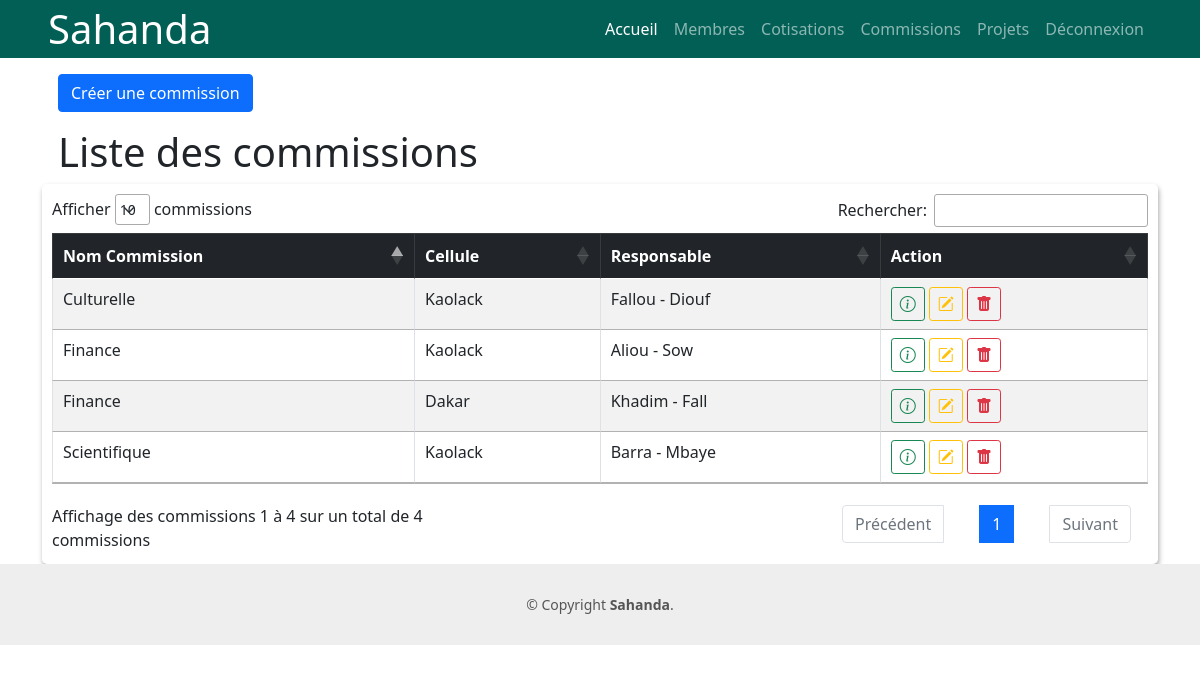
The page /commissions/ (signed in) on the database its author committed.
### sahanda_app/models.py (models this page shows, shortened)
class Commission(models.Model):
    nom = models.CharField(max_length=100)
    cellule = models.ForeignKey(Cellule, on_delete=models.SET_NULL, null=True, blank=True, related_name='commissions_cellule')
    responsable = models.ForeignKey('Membre', on_delete=models.SET_NULL, null=True, blank=True, related_name='commissions_responsable')
    description = models.TextField(blank=True)

class Cellule(models.Model):
    nom = models.CharField(max_length=255)
    def __str__(self):
        return self.nom

class Membre(models.Model):
    nom = models.CharField(max_length=100)
    prenom = models.CharField(max_length=100)
    cellule = models.ForeignKey(Cellule, on_delete=models.CASCADE)
    telephone = models.CharField(max_length=20, null=True, blank=True)
    commission = models.ForeignKey(Commission, on_delete=models.SET_NULL, null=True, blank=True)
    def __str__(self):
        return f"{self.prenom} - {self.nom}"

### sahanda_app/views.py (the view)
# urls.py: path('commissions/', CommissionListView.as_view(), name='commissions'),
class CommissionListView(LoginRequiredMixin, ListView):
    model = Commission
    context_object_name = 'commissions'
    template_name = 'commissions/commission_list.html'

### templates/commissions/commission_list.html
{% extends 'base.html' %}
{% load static %}
{% block content %}
  <a href="{% url 'commission_create' %}" class="btn btn-primary m-3">Créer une commission</a>
  <h1 class="mx-3">Liste des commissions</h1>
        <div class="data_table">
          <table id="commission_table" class="table table-striped table-bordered">
            <thead class="table-dark">
              <tr>
                <th>Nom Commission</th>
                <th>Cellule</th>
                <th>Responsable</th>
                <th>Action</th>
              </tr>
            </thead>
            <tbody>
              {% for commission in commissions %}
                <tr>
                  <td>{{ commission.nom }}</td>
                  <td>{{ commission.cellule }}</td>
                  <td> {% if commission.responsable %} {{ commission.responsable }} {% endif %}</td>
                  <td>
                    <a  href="{% url 'commission_detail' commission.pk %}"
                        class="btn btn-outline-success btn-sm" type="button" title="Détails">
                        <i class="bi bi-info-circle" style="font-size: 1rem;"></i>
                    </a>
                    <a href="{% url 'commission_update' commission.pk %}"
                        class="btn btn-outline-warning btn-sm" type="button" title="Modifier">
                        <i class="bi bi-pencil-square" style="font-size: 1rem;"></i>
                    </a>
                    <a href="{% url 'commission_delete' commission.pk %}"
                      class="btn btn-outline-danger btn-sm" type="button" title="Supprimer">
                          <i class="bi bi-trash-fill" style="font-size: 1rem;"></i>
                    </a>
                  </td>
                </tr>
              {% empty %}
                <tr>
                  <td colspan="5">Aucune commission trouvée.</td>
                </tr>
              {% endfor %}
            </tbody>
          </table>
        </div>
{% endblock %}

### templates/base.html (shortened to what this page needs)
{% load static %}
<!DOCTYPE html>
<html lang="fr">
<head>
  <link rel="stylesheet" href="https://cdn.jsdelivr.net/npm/bootstrap-icons@1.10.2/font/bootstrap-icons.css">
  <link href="{% static 'css/bootstrap.min.css' %}" rel="stylesheet">
  <link href="{% static 'css/datatables.min.css' %}" rel="stylesheet">
  <link href="{% static 'css/jquery.dataTables.min.css' %}" rel="stylesheet">
  <link href="{% static 'css/style.css' %}" rel="stylesheet">
</head>
<body>
    {% include 'partiels/header.html' %}
      <div class="container">
        {% block content %}
        {% endblock content %}
      </div>
    {% include 'partiels/footer.html' %}
</body>
</html>

### templates/partiels/header.html (shortened to what this page needs)
{% load static %}
<div class="container-xxl position-relative p-0" id="home">
    <nav class="navbar navbar-expand-lg navbar-light px-4 px-lg-5 py-lg-0 navbar-dark" style="background-color: #025F55;">
        <a class="navbar-brand d-flex align-items-center text-center" href="{% url 'home' %}">
            <h1 class="m-0" style="color:#fff;">Sahanda</h1>
        </a>
        <div class="collapse navbar-collapse" id="navbarCollapse">
            <div class="navbar-nav ms-auto py-0" id="link">
                <a class="nav-item nav-link active" aria-current="page" href="{% url 'home' %}">Accueil</a>
                <a class="nav-item nav-link" href="{% url 'membres' %}">Membres</a>
                <a class="nav-item nav-link" href="{% url 'cotisations' %}">Cotisations</a>
                <a class="nav-item nav-link" href="{% url 'commissions' %}">Commissions</a>
                <a class="nav-item nav-link" href="#">Projets</a>
                {% if user.is_authenticated %}
                    <a class="nav-item nav-link" href="{% url 'logout' %}">Déconnexion</a>
                {% else %}
                    <a class="btn btn-warning nav-item nav-link" href="{% url 'login' %}">Connexion</a>
                {% endif %}
            </div>
        </div>
    </nav>
</div>

### templates/partiels/footer.html
<footer id="footer">
    <div class="copyright">
        &copy; Copyright <strong><span>Sahanda</span></strong>.
    </div>
</footer>

### static/css/style.css (style rules this page uses)
.data_table { background: #fff; padding: 10px; box-shadow: 1px 3px 5px #aaa; border-radius: 5px; }
#footer { display: block; background: #eee; padding: 0 0 30px 0; color: #555555; font-size: 14px; }
#footer .copyright { text-align: center; padding-top: 30px; }

### rows shown on the page
Commission: nom "Finance", cellule "Kaolack", responsable "Aliou - Sow"
Commission: nom "Scientifique", cellule "Kaolack", responsable "Barra - Mbaye"
Commission: nom "Culturelle", cellule "Kaolack", responsable "Fallou - Diouf"
Commission: nom "Finance", cellule "Dakar", responsable "Khadim - Fall"
